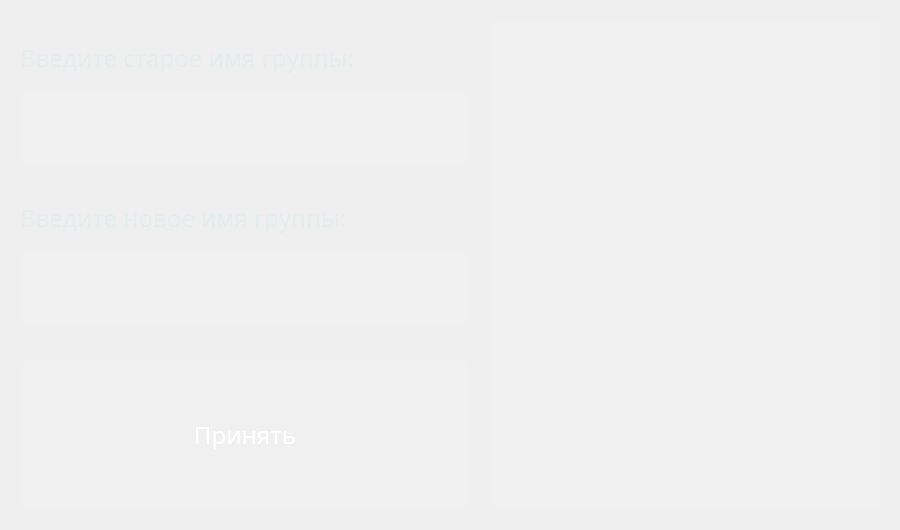
<?xml version="1.0" encoding="UTF-8"?>
<ui version="4.0">
 <class>MainWindow</class>
 <widget class="QMainWindow" name="MainWindow">
  <property name="geometry">
   <rect>
    <x>0</x>
    <y>0</y>
    <width>900</width>
    <height>530</height>
   </rect>
  </property>
  <property name="windowTitle">
   <string>Secret Keeper Router</string>
  </property>
  <widget class="QWidget" name="centralwidget">
   <widget class="QLabel" name="gradient">
    <property name="geometry">
     <rect>
      <x>0</x>
      <y>0</y>
      <width>900</width>
      <height>530</height>
     </rect>
    </property>
    <property name="text">
     <string/>
    </property>
    <property name="pixmap">
     <pixmap>../Images/gradient.png</pixmap>
    </property>
   </widget>
   <widget class="QPlainTextEdit" name="info_group">
    <property name="geometry">
     <rect>
      <x>490</x>
      <y>20</y>
      <width>391</width>
      <height>490</height>
     </rect>
    </property>
    <property name="font">
     <font>
      <family>Microsoft YaHei</family>
      <pointsize>14</pointsize>
     </font>
    </property>
    <property name="styleSheet">
     <string notr="true">QPlainTextEdit{
 background: rgba(255, 255, 255, 0.05);
 border-radius: 8px;
 color: #e3eded;
}
QPlainTextEdit:hover{
 background: rgba(255, 255, 255, 0.1);
}</string>
    </property>
    <property name="plainText">
     <string/>
    </property>
   </widget>
   <widget class="QLabel" name="text_1">
    <property name="geometry">
     <rect>
      <x>20</x>
      <y>20</y>
      <width>450</width>
      <height>75</height>
     </rect>
    </property>
    <property name="font">
     <font>
      <family>Microsoft YaHei</family>
      <pointsize>18</pointsize>
     </font>
    </property>
    <property name="styleSheet">
     <string notr="true">color: #e3eded;
</string>
    </property>
    <property name="text">
     <string>Введите старое имя группы:</string>
    </property>
   </widget>
   <widget class="QPushButton" name="accept_button">
    <property name="geometry">
     <rect>
      <x>20</x>
      <y>360</y>
      <width>450</width>
      <height>150</height>
     </rect>
    </property>
    <property name="font">
     <font>
      <family>Microsoft YaHei</family>
      <pointsize>18</pointsize>
     </font>
    </property>
    <property name="styleSheet">
     <string notr="true">QPushButton{
 background: rgba(255, 255, 255, 0.05);
 border-radius: 8px;
 color: #fff;
}
QPushButton:hover{
 background: rgba(255, 255, 255, 0.1);
}
QPushButton:pressed{
 background: rgba(0, 0, 0, 0.1);
}</string>
    </property>
    <property name="text">
     <string>Принять</string>
    </property>
   </widget>
   <widget class="QPlainTextEdit" name="input_group">
    <property name="geometry">
     <rect>
      <x>20</x>
      <y>90</y>
      <width>450</width>
      <height>75</height>
     </rect>
    </property>
    <property name="font">
     <font>
      <family>Microsoft YaHei</family>
      <pointsize>18</pointsize>
     </font>
    </property>
    <property name="styleSheet">
     <string notr="true">QPlainTextEdit{
 background: rgba(255, 255, 255, 0.05);
 border-radius: 8px;
 color: #e3eded;
}
QPlainTextEdit:hover{
 background: rgba(255, 255, 255, 0.1);
}</string>
    </property>
    <property name="plainText">
     <string/>
    </property>
   </widget>
   <widget class="QLabel" name="text_2">
    <property name="geometry">
     <rect>
      <x>20</x>
      <y>180</y>
      <width>450</width>
      <height>75</height>
     </rect>
    </property>
    <property name="font">
     <font>
      <family>Microsoft YaHei</family>
      <pointsize>18</pointsize>
     </font>
    </property>
    <property name="styleSheet">
     <string notr="true">color: #e3eded;
</string>
    </property>
    <property name="text">
     <string>Введите новое имя группы:</string>
    </property>
   </widget>
   <widget class="QPlainTextEdit" name="input_group_2">
    <property name="geometry">
     <rect>
      <x>20</x>
      <y>250</y>
      <width>450</width>
      <height>75</height>
     </rect>
    </property>
    <property name="font">
     <font>
      <family>Microsoft YaHei</family>
      <pointsize>18</pointsize>
     </font>
    </property>
    <property name="styleSheet">
     <string notr="true">QPlainTextEdit{
 background: rgba(255, 255, 255, 0.05);
 border-radius: 8px;
 color: #e3eded;
}
QPlainTextEdit:hover{
 background: rgba(255, 255, 255, 0.1);
}</string>
    </property>
    <property name="plainText">
     <string/>
    </property>
   </widget>
  </widget>
 </widget>
 <resources/>
 <connections/>
</ui>
